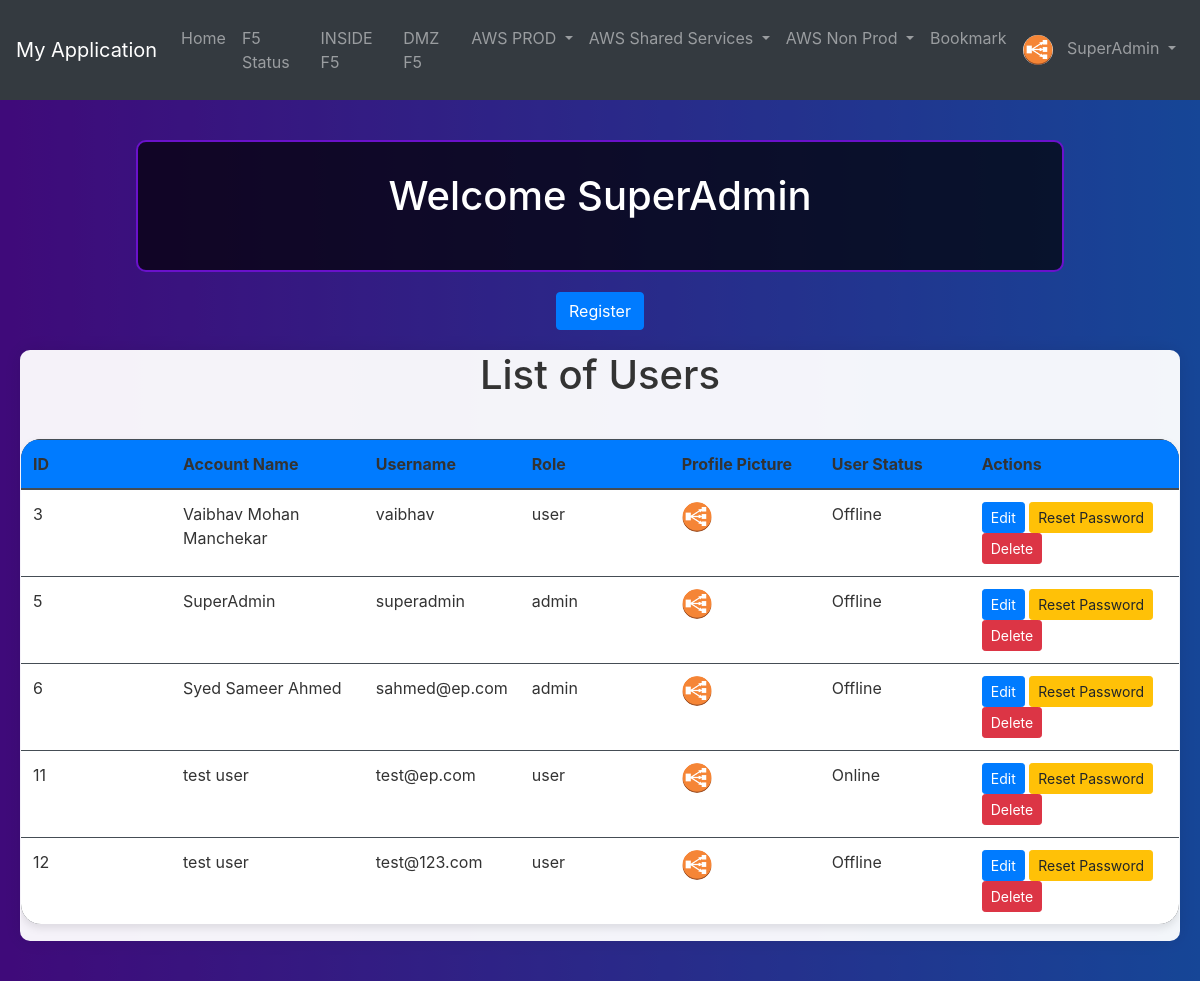
The page /admin.php (signed in) on the database its author committed.
### tables this page shows
CREATE TABLE `tbl_user` (
  `tbl_user_id` int(11) NOT NULL,
  `name` varchar(255) NOT NULL,
  `username` varchar(255) NOT NULL,
  `email` varchar(255) NOT NULL,
  `password` varchar(255) NOT NULL,
  `role` varchar(255) NOT NULL,
  `last_login_datetime` datetime DEFAULT NULL,
  `online_status` enum('Online','Offline') DEFAULT 'Offline',
  `profile_picture` varchar(255) NOT NULL DEFAULT 'default_image.png'
);

### admin.php (the view, shortened to what this page needs)
<?php
include('./header.php');
?>
<!DOCTYPE html>
<html lang="en">
<head>
<link rel="stylesheet" href="css/dashboard-theme.css">
<link rel="stylesheet" href="https://cdn.jsdelivr.net/npm/bootstrap@4.6.2/dist/css/bootstrap.min.css">
</head>
<body>
<div class="main">
    <div class="title-container">
        <h2>Welcome <?= $user_name ?></h2>
    </div>
    <button type="button" class="btn btn-primary" data-toggle="modal" data-target="#registerModal">
        Register
    </button>
    <div class="users-container">
        <h2>List of Users</h2>
        <div class="table-responsive">
            <table class="table table-dark table-striped">
                <thead class="text-center">
                    <tr>
                        <th scope="col">ID</th>
                        <th scope="col">Account Name</th>
                        <th scope="col">Username</th>
                        <th scope="col">Role</th>
                        <th scope="col">Profile Picture</th>
                        <th scope="col">User Status</th>
                        <th scope="col">Actions</th>
                    </tr>
                </thead>
                <tbody class="text-center">
                    <?php
                    $stmt = $conn->prepare("SELECT * FROM `tbl_user`");
                    $stmt->execute();
                    $result = $stmt->fetchAll(PDO::FETCH_ASSOC);
                    foreach ($result as $row) {
                        $userID = htmlspecialchars($row['tbl_user_id']);
                        $name = htmlspecialchars($row['name']);
                        $username = htmlspecialchars($row['username']);
                        $role = htmlspecialchars($row['role']);
                        $online_status = htmlspecialchars($row['online_status']);
                        $profile_picture = htmlspecialchars($row['profile_picture']);
                    ?>
                        <tr>
                            <td><?= $userID ?></td>
                            <td><?= $name ?></td>
                            <td><?= $username ?></td>
                            <td><?= $role ?></td>
                            <td><img src="uploads/profile_pictures/<?= $profile_picture ?>" alt="Profile Picture" class="profile-img"></td>
                            <td><?= $online_status ?></td>
                            <td>
                                <button type="button" class="btn btn-primary btn-sm" data-toggle="modal" data-target="#editModal<?= $userID ?>">Edit</button>
                                <button type="button" class="btn btn-warning btn-sm" data-toggle="modal" data-target="#resetModal<?= $userID ?>">Reset Password</button>
                                <button type="button" class="btn btn-danger btn-sm" data-toggle="modal" data-target="#deleteModal<?= $userID ?>">Delete</button>
                            </td>
                        </tr>
                    <?php } ?>
                </tbody>
            </table>
        </div>
    </div>
</div>
</body>
</html>

### header.php (shortened to what this page needs)
<?php
include('./conn/conn.php');
$user_id = $_SESSION['user_id'];
$stmt = $conn->prepare("SELECT `name`, `username`, `profile_picture`, `email`, `online_status`, `role` FROM `tbl_user` WHERE `tbl_user_id` = :user_id");
$stmt->bindParam(':user_id', $user_id, PDO::PARAM_INT);
$stmt->execute();
if ($stmt->rowCount() > 0) {
    $row = $stmt->fetch(PDO::FETCH_ASSOC);
    $user_name = htmlspecialchars($row['name'], ENT_QUOTES, 'UTF-8');
    $profile_picture = htmlspecialchars($row['profile_picture'], ENT_QUOTES, 'UTF-8');
    $user_role = htmlspecialchars($row['role'], ENT_QUOTES, 'UTF-8');
} else {
    echo "User not found.";
    exit;
}
$home_url = ($user_role === 'admin') ? 'admin.php' : 'user.php';
?>
<!DOCTYPE html>
<html lang="en">
<head>
    <link rel="stylesheet" href="css/dashboard-theme.css">
    <link rel="stylesheet" href="https://stackpath.bootstrapcdn.com/bootstrap/4.3.1/css/bootstrap.min.css">
</head>
<body>
<div class="header-container">
    <nav class="navbar navbar-expand-lg navbar-dark">
        <a class="navbar-brand" href="#">My Application</a>
        <div class="collapse navbar-collapse" id="navbarNavDropdown">
            <ul class="navbar-nav">
                <li class="nav-item">
                    <a class="nav-link" href="<?= $home_url ?>">Home</a>
                </li>
                <li class="nav-item">
                    <a class="nav-link" href="f5.php">F5 Status</a>
                </li>
                <li class="nav-item">
                    <a class="nav-link" href="INSIDE.php">INSIDE F5</a>
                </li>
                <li class="nav-item">
                    <a class="nav-link" href="DMZ.php">DMZ F5</a>
                </li>
                <li class="nav-item dropdown">
                    <a class="nav-link dropdown-toggle" href="#" id="awsProdDropdown" role="button" data-toggle="dropdown" aria-haspopup="true" aria-expanded="false">
                        AWS PROD
                    </a>
                </li>
                <li class="nav-item dropdown">
                    <a class="nav-link dropdown-toggle" href="#" id="awsSharedDropdown" role="button" data-toggle="dropdown" aria-haspopup="true" aria-expanded="false">
                        AWS Shared Services
                    </a>
                </li>
                <li class="nav-item dropdown">
                    <a class="nav-link dropdown-toggle" href="#" id="awsNonProdDropdown" role="button" data-toggle="dropdown" aria-haspopup="true" aria-expanded="false">
                        AWS Non Prod
                    </a>
                </li>
                <li class="nav-item">
                    <a class="nav-link" href="Bookmark.php">Bookmark</a>
                </li>
            </ul>
            <ul class="navbar-nav ml-auto">
                <li class="nav-item dropdown">
                    <a class="nav-link dropdown-toggle" href="#" id="navbarDropdownMenuLink" role="button" data-toggle="dropdown" aria-haspopup="true" aria-expanded="false">
                        <img src="uploads/profile_pictures/<?= $profile_picture ?>" alt="Profile Picture" class="profile-img">
                        <?= $user_name ?>
                    </a>
                </li>
            </ul>
        </div>
    </nav>
</div>
</body>
</html>

### CSS/dashboard-theme.css (style rules this page uses)
body { background: linear-gradient(to right, #6a11cb, #2575fc); font-family: 'Roboto', sans-serif; color: #fff; display: flex; flex-direction: column; height: 100vh; margin: 0; padding: 0; background-size: cover; background-repeat: no-repeat; background-attachment: fixed; }
.main { display: flex; flex-direction: column; justify-content: center; align-items: center; background: rgba(0, 0, 0, 0.4); height: 100%; padding: 50px 20px; overflow: auto; }
.title-container { width: 80%; color: #fff; background-color: rgba(0, 0, 0, 0.7); padding: 30px; border-radius: 10px; margin: 20px 0; border: 2px solid #6a11cb; transition: transform 0.3s ease-in-out; text-align: center; }
.title-container h2 { font-size: 2.5rem; margin-bottom: 20px; }
.table { box-shadow: 0 4px 8px rgba(0, 0, 0, 0.1); border-radius: 20px; overflow: hidden; width: 100%; margin: 0 auto; }
.table thead { background-color: #007bff; color: #fff; }
.table th, .table td { text-align: left; padding: 15px; min-width: 150px; word-wrap: break-word; }
.table tr { transition: transform 0.2s; cursor: pointer; }
.table td { background-color: #fff; }
.table th { font-weight: bold; }
.profile-img { width: 30px; height: 30px; border-radius: 50%; object-fit: cover; margin-right: 10px; }
.btn-primary { background-color: #007bff; border-color: #007bff; }
.header-container { background-color: #343a40; padding: 10px 0; }
.navbar { padding: 0; }
.navbar-brand { font-size: 1.5rem; color: #fff; }
.navbar-dark .navbar-nav .nav-link { color: #bbb; }
.users-container { display: flex; flex-direction: column; align-items: center; width: 100%; margin: 20px auto; padding: 1px; background-color: rgba(255, 255, 255, 0.95); border-radius: 10px; box-shadow: 0 0 20px rgba(0, 0, 0, 0.1); color: #333; }
.users-container h2 { font-size: 2.5rem; margin-bottom: 20px; color: #333; text-align: center; }
.table-responsive { width: 100%; overflow-x: auto; }
.table { box-shadow: 0 4px 8px rgba(0, 0, 0, 0.1); border-radius: 20px; overflow: hidden; width: 100%; margin: 20px 0; }
.table th, .table td { text-align: left; padding: 15px; min-width: 150px; word-wrap: break-word; color: #333; }

### rows shown on the page
tbl_user: profile_picture (placeholder picture), name "SuperAdmin", tbl_user_id "5", username "superadmin", role "admin", online_status "Offline"
tbl_user: tbl_user_id "3", name "Vaibhav Mohan Manchekar", username "vaibhav", role "user", profile_picture (placeholder picture), online_status "Offline"
tbl_user: tbl_user_id "6", name "Syed Sameer Ahmed", username "sahmed@ep.com", role "admin", profile_picture (placeholder picture), online_status "Offline"
tbl_user: tbl_user_id "11", name "test user", username "test@ep.com", role "user", profile_picture (placeholder picture), online_status "Online"
tbl_user: tbl_user_id "12", name "test user", username "test@123.com", role "user", profile_picture (placeholder picture), online_status "Offline"
